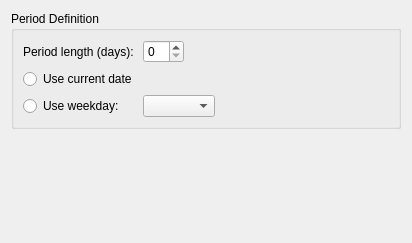
<ui version="4.0" >
 <class>KPlato::TaskStatusViewSettingsPanel</class>
 <widget class="QWidget" name="KPlato::TaskStatusViewSettingsPanel" >
  <property name="geometry" >
   <rect>
    <x>0</x>
    <y>0</y>
    <width>412</width>
    <height>243</height>
   </rect>
  </property>
  <property name="windowTitle" >
   <string>TaskStatusViewSettingsPanel</string>
  </property>
  <layout class="QVBoxLayout" name="verticalLayout" >
   <item>
    <widget class="QGroupBox" name="periodGroupBox" >
     <property name="title" >
      <string>Period Definition</string>
     </property>
     <property name="flat" >
      <bool>true</bool>
     </property>
     <layout class="QGridLayout" name="gridLayout" >
      <item row="0" column="0" >
       <widget class="QLabel" name="label" >
        <property name="text" >
         <string>Period length (days):</string>
        </property>
       </widget>
      </item>
      <item row="0" column="1" >
       <widget class="QSpinBox" name="period" />
      </item>
      <item row="0" column="2" colspan="2" >
       <spacer name="horizontalSpacer" >
        <property name="orientation" >
         <enum>Qt::Horizontal</enum>
        </property>
        <property name="sizeHint" stdset="0" >
         <size>
          <width>176</width>
          <height>20</height>
         </size>
        </property>
       </spacer>
      </item>
      <item row="1" column="0" >
       <widget class="QRadioButton" name="useCurrentDate" >
        <property name="text" >
         <string>Use current date</string>
        </property>
       </widget>
      </item>
      <item row="1" column="1" colspan="3" >
       <spacer name="horizontalSpacer_3" >
        <property name="orientation" >
         <enum>Qt::Horizontal</enum>
        </property>
        <property name="sizeHint" stdset="0" >
         <size>
          <width>238</width>
          <height>20</height>
         </size>
        </property>
       </spacer>
      </item>
      <item row="2" column="0" >
       <widget class="QRadioButton" name="useWeekday" >
        <property name="text" >
         <string>Use weekday:</string>
        </property>
       </widget>
      </item>
      <item row="2" column="1" colspan="2" >
       <widget class="QComboBox" name="weekdays" />
      </item>
      <item row="2" column="3" >
       <spacer name="horizontalSpacer_2" >
        <property name="orientation" >
         <enum>Qt::Horizontal</enum>
        </property>
        <property name="sizeHint" stdset="0" >
         <size>
          <width>158</width>
          <height>17</height>
         </size>
        </property>
       </spacer>
      </item>
     </layout>
    </widget>
   </item>
   <item>
    <spacer name="verticalSpacer" >
     <property name="orientation" >
      <enum>Qt::Vertical</enum>
     </property>
     <property name="sizeHint" stdset="0" >
      <size>
       <width>20</width>
       <height>40</height>
      </size>
     </property>
    </spacer>
   </item>
  </layout>
 </widget>
 <resources/>
 <connections/>
</ui>
